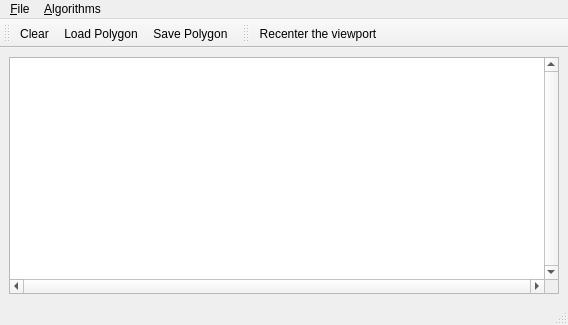
<?xml version="1.0" encoding="UTF-8"?>
<ui version="4.0">
 <author>GeometryFactory</author>
 <class>Polygon_2</class>
 <widget class="QMainWindow" name="Boolean_2">
  <property name="geometry">
   <rect>
    <x>0</x>
    <y>0</y>
    <width>568</width>
    <height>325</height>
   </rect>
  </property>
  <property name="windowTitle">
   <string>CGAL 2D Polygon</string>
  </property>
  <property name="windowIcon">
   <iconset resource="../resources/CGAL.qrc">
    <normaloff>:/cgal/logos/cgal_icon</normaloff>:/cgal/logos/cgal_icon</iconset>
  </property>
  <widget class="QWidget" name="centralwidget">
   <layout class="QHBoxLayout">
    <item>
     <widget class="QSplitter" name="splitter">
      <property name="orientation">
       <enum>Qt::Horizontal</enum>
      </property>
      <widget class="QGraphicsView" name="graphicsView">
       <property name="sizePolicy">
        <sizepolicy hsizetype="Expanding" vsizetype="Expanding">
         <horstretch>2</horstretch>
         <verstretch>0</verstretch>
        </sizepolicy>
       </property>
       <property name="focusPolicy">
        <enum>Qt::StrongFocus</enum>
       </property>
       <property name="verticalScrollBarPolicy">
        <enum>Qt::ScrollBarAlwaysOn</enum>
       </property>
       <property name="horizontalScrollBarPolicy">
        <enum>Qt::ScrollBarAlwaysOn</enum>
       </property>
       <property name="transformationAnchor">
        <enum>QGraphicsView::NoAnchor</enum>
       </property>
      </widget>
     </widget>
    </item>
   </layout>
  </widget>
  <widget class="QStatusBar" name="statusbar"/>
  <widget class="QToolBar" name="fileToolBar">
   <property name="windowTitle">
    <string>File Tools</string>
   </property>
   <attribute name="toolBarArea">
    <enum>TopToolBarArea</enum>
   </attribute>
   <attribute name="toolBarBreak">
    <bool>false</bool>
   </attribute>
   <addaction name="actionClear"/>
   <addaction name="actionLoadPolygon"/>
   <addaction name="actionSavePolygon"/>
  </widget>
  <widget class="QToolBar" name="toolBar">
   <property name="windowTitle">
    <string>Visualization Tools</string>
   </property>
   <attribute name="toolBarArea">
    <enum>TopToolBarArea</enum>
   </attribute>
   <attribute name="toolBarBreak">
    <bool>false</bool>
   </attribute>
   <addaction name="actionRecenter"/>
  </widget>
  <widget class="QMenuBar" name="menubar">
   <property name="geometry">
    <rect>
     <x>0</x>
     <y>0</y>
     <width>568</width>
     <height>22</height>
    </rect>
   </property>
   <widget class="QMenu" name="menuFile">
    <property name="title">
     <string>&amp;File</string>
    </property>
    <addaction name="separator"/>
    <addaction name="actionClear"/>
    <addaction name="actionLoadPolygon"/>
    <addaction name="actionSavePolygon"/>
    <addaction name="action_Export_SVG"/>
    <addaction name="separator"/>
    <addaction name="actionQuit"/>
   </widget>
   <widget class="QMenu" name="menuTools">
    <property name="title">
     <string>&amp;Algorithms</string>
    </property>
    <addaction name="separator"/>
    <addaction name="actionRecenter"/>
    <addaction name="actionAdd_to_A"/>
    <addaction name="actionAdd_to_B"/>
   </widget>
   <addaction name="menuFile"/>
   <addaction name="menuTools"/>
  </widget>
  <action name="actionAbout">
   <property name="text">
    <string>&amp;About</string>
   </property>
  </action>
  <action name="actionAboutCGAL">
   <property name="text">
    <string>About &amp;CGAL</string>
   </property>
  </action>
  <action name="actionQuit">
   <property name="text">
    <string>&amp;Quit</string>
   </property>
   <property name="shortcut">
    <string>Ctrl+Q</string>
   </property>
  </action>
  <action name="actionClear">
   <property name="icon">
    <iconset resource="../icons/File.qrc">
     <normaloff>:/cgal/fileToolbar/fileNew.png</normaloff>:/cgal/fileToolbar/fileNew.png</iconset>
   </property>
   <property name="text">
    <string>&amp;Clear</string>
   </property>
   <property name="shortcut">
    <string>Ctrl+C</string>
   </property>
  </action>
  <action name="actionLoadPolygon">
   <property name="icon">
    <iconset resource="../icons/File.qrc">
     <normaloff>:/cgal/fileToolbar/fileOpen.png</normaloff>:/cgal/fileToolbar/fileOpen.png</iconset>
   </property>
   <property name="text">
    <string>&amp;Load Polygon</string>
   </property>
   <property name="shortcut">
    <string>Ctrl+L</string>
   </property>
  </action>
  <action name="actionSavePolygon">
   <property name="icon">
    <iconset resource="../icons/File.qrc">
     <normaloff>:/cgal/fileToolbar/fileSave.png</normaloff>:/cgal/fileToolbar/fileSave.png</iconset>
   </property>
   <property name="text">
    <string>&amp;Save Polygon</string>
   </property>
   <property name="shortcut">
    <string>Ctrl+S</string>
   </property>
  </action>
  <action name="actionRecenter">
   <property name="icon">
    <iconset resource="../icons/Input.qrc">
     <normaloff>:/cgal/Input/zoom-best-fit</normaloff>:/cgal/Input/zoom-best-fit</iconset>
   </property>
   <property name="text">
    <string>Re&amp;center the viewport</string>
   </property>
   <property name="shortcut">
    <string>Ctrl+R</string>
   </property>
  </action>
  <action name="actionYMonotonePartition">
   <property name="text">
    <string>Y-monotone Partition</string>
   </property>
  </action>
  <action name="actionCreateInputPolygon">
   <property name="checkable">
    <bool>true</bool>
   </property>
   <property name="text">
    <string>Create Input Polygon</string>
   </property>
  </action>
  <action name="actionSelfMinkowskiSum">
   <property name="text">
    <string>Minkowski sum with itself</string>
   </property>
  </action>
  <action name="actionInnerSkeleton">
   <property name="text">
    <string>Inner Skeleton</string>
   </property>
  </action>
  <action name="actionOuterOffset">
   <property name="text">
    <string>Outer Offset</string>
   </property>
  </action>
  <action name="actionOptimalConvexPartition">
   <property name="text">
    <string>Optimal Convex Partition</string>
   </property>
  </action>
  <action name="actionApproximateConvexPartition">
   <property name="text">
    <string>Approximate Convex Partition</string>
   </property>
  </action>
  <action name="actionLinearLeastSquaresFitting">
   <property name="text">
    <string>Linear Least Squares Fitting of Points</string>
   </property>
  </action>
  <action name="actionLinearLeastSquaresFittingOfSegments">
   <property name="text">
    <string>Linear Least Squares Fitting of Segments</string>
   </property>
  </action>
  <action name="actionMaximumAreaKGon">
   <property name="text">
    <string>Maximum Area Triangle</string>
   </property>
  </action>
  <action name="action_Export_SVG">
   <property name="text">
    <string>&amp;Export SVG...</string>
   </property>
  </action>
  <action name="actionAdd_to_A">
   <property name="text">
    <string>Add to A</string>
   </property>
  </action>
  <action name="actionAdd_to_B">
   <property name="enabled">
    <bool>false</bool>
   </property>
   <property name="text">
    <string>Add to B</string>
   </property>
  </action>
 </widget>
 <resources>
  <include location="Polygon_2.qrc"/>
  <include location="../icons/File.qrc"/>
  <include location="../resources/CGAL.qrc"/>
  <include location="../icons/Input.qrc"/>
 </resources>
 <connections/>
</ui>
